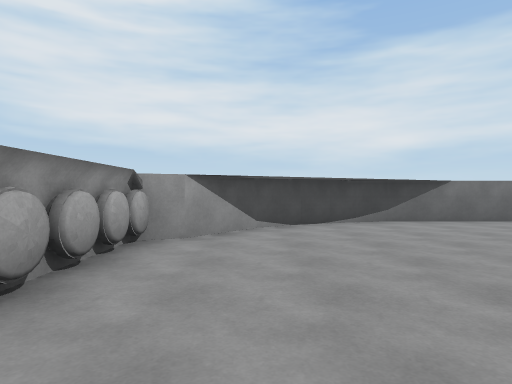
[1] (above)

12 first-person views from a walk through a scene from a Unity 3-D project. The camera is 1.3 m above the floor, looks level and sees 75° across. The floor is counted in squares, 2 m on a side. Each view is taken from the middle of a square. On the plan, view 1 faces up. The plan holds only what a view shows up to about 10 squares ahead; the rest is blank. The place goes on beyond the plan. The player character is not drawn. Surface patterns are stand-ins for the level's own textures.

[2]
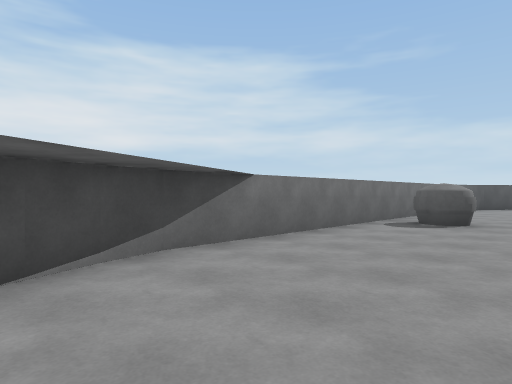

[3]
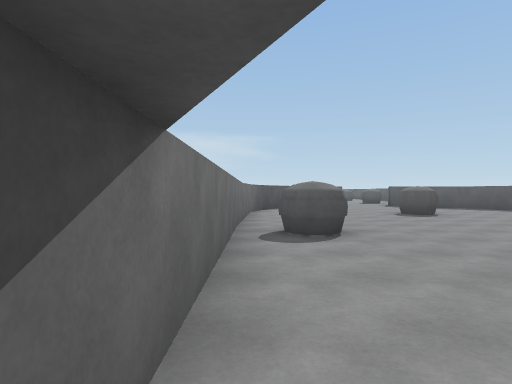

[4]
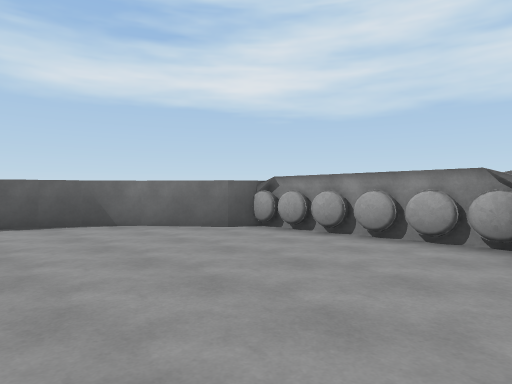

[5]
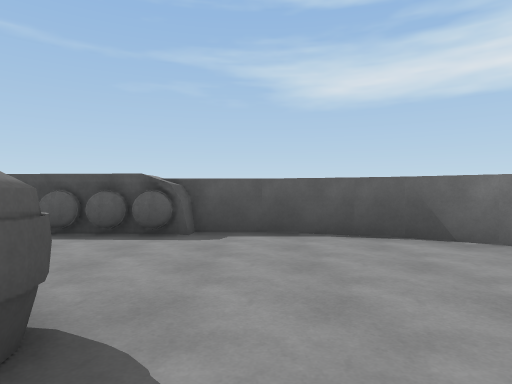

[6]
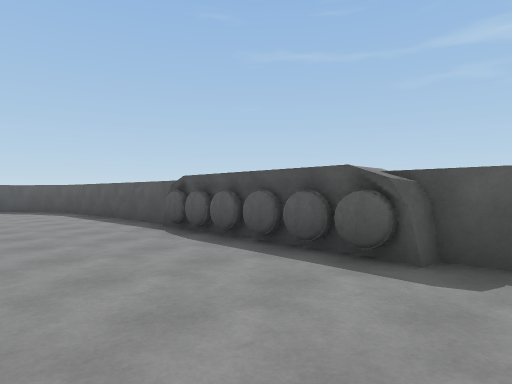

[7]
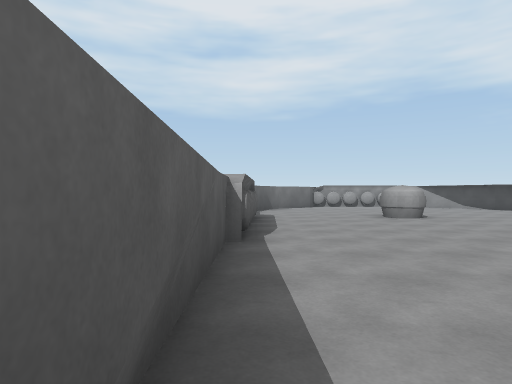

[8]
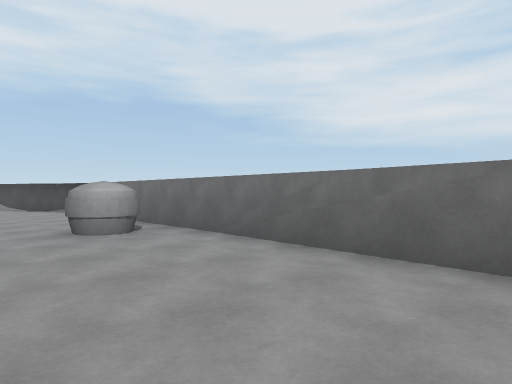

[9]
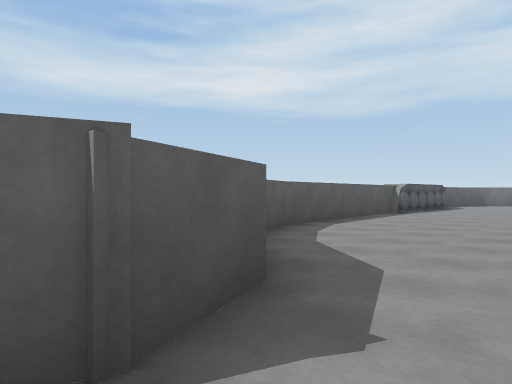

[10]
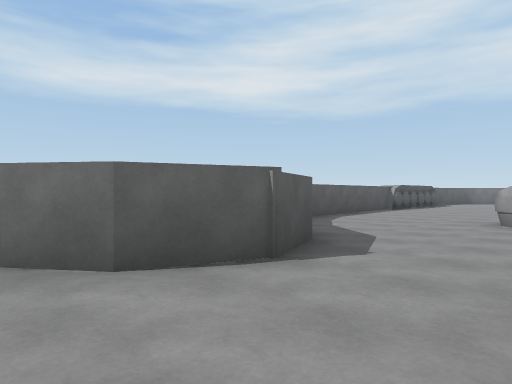

[11]
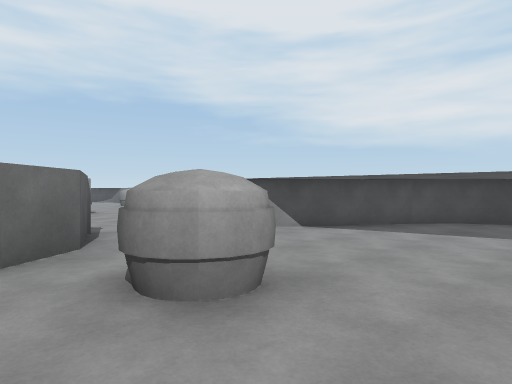

[12]
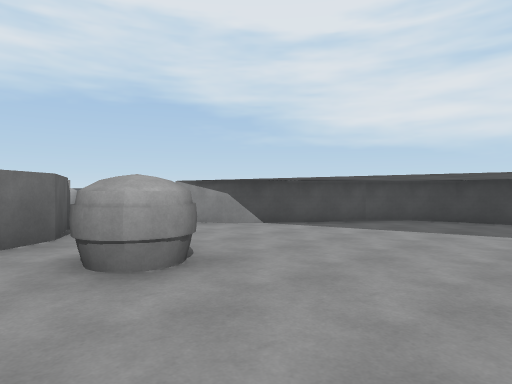

### Floor plan
Key: @ floor where view 1 was taken; # wall or solid block; x gap in a wall; . floor; ^ raised ledge.
Columns run from 2 left of view 1 to 25 right of it. Each row starts with its distance up from view 1.
  8     #############        ^^
  7   ^##.....x......
  6   ^.......^^.....
  5 ##...............     ^
  4 #................    ^^....
  3 #............. #.. ..^......
  2 #.....^^......##............
  1 #.....##................^...
  0 ##@................^^^^x^...
 -1  ##................   ^.....
 -2   ##..#####......#
 -3    ####   ########

Positions as (right, up) in squares from view 1, and headings:
1: (0, 0), facing up
2: (1, 4), facing up-right
3: (3, 7), facing right
4: (3, 5), facing down-left
5: (3, 3), facing down
6: (3, 1), facing down-right
7: (13, -2), facing left
8: (14, 4), facing up-left
9: (19, 2), facing down-left
10: (21, 3), facing down-left
11: (24, -1), facing up-left
12: (25, -1), facing up-left
